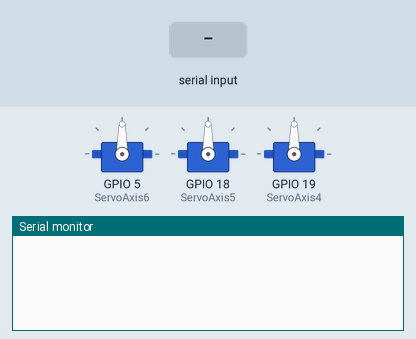
This sketch was run on a simulated ESP32. Parts: 3 × servo, the last lines printed to the serial monitor. The inputs (shaded band) are chosen by the test bench.

Above: at 1.2 s.
1.3 s: ",\n" received over Serial
At 2.5 s:
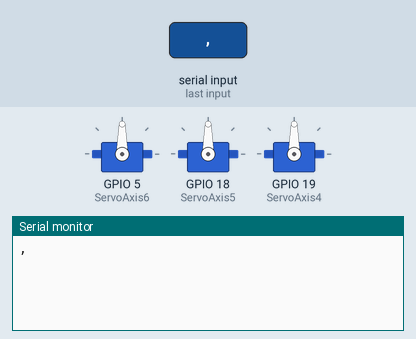
2.8 s: "90,45,200\n" received over Serial
At 3.6 s:
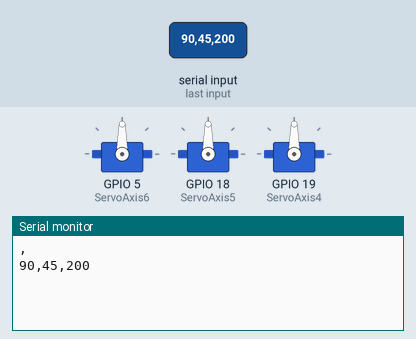
4.3 s: "90,45,200,10\n" received over Serial
At 4.7 s:
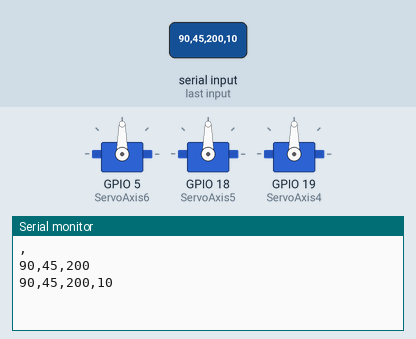

The sketch:

MultiServoControlFromController.ino
```cpp
#include <ESP32Servo.h>

Servo ServoAxis6, ServoAxis5, ServoAxis4;  // Create a servo object

int pos = 0;    // Variable to store the servo position

const int MAX_VALUES = 10; // Maximum number of values in the string

// Defining global variables
double x, y, z, r, p;
int rb, lb, a, b, c, d;
int commaLocations[MAX_VALUES];

void setup() {

  // Setting up comms
  Serial.begin(115200); // Set baud rate to 9600
  Serial.setTimeout(10);

  // Setting default values


  // Setting up servo motors
  ESP32PWM::allocateTimer(0);
  ESP32PWM::allocateTimer(1);
  ESP32PWM::allocateTimer(2);

  ServoAxis6.setPeriodHertz(50);    // standard 50 hz servo
  ServoAxis6.attach(5, 600, 2400); // attaches the servo on pin 18 to the servo object

  ServoAxis5.setPeriodHertz(50);    // standard 50 hz servo
  ServoAxis5.attach(18, 600, 2400); // attaches the servo on pin 18 to the servo object

  ServoAxis4.setPeriodHertz(50);    // standard 50 hz servo
  ServoAxis4.attach(19, 600, 2400); // attaches the servo on pin 18 to the servo object
}

void loop() {

    if (Serial.available()) {
      // Read the incoming byte
      String incoming = Serial.readStringUntil('\n');
      Serial.print(incoming + '\n');

      // Finding the commas in the input
      commaLocations[0] = incoming.indexOf(",");
      commaLocations[1] = incoming.indexOf(",", commaLocations[0]+1);
      commaLocations[2] = incoming.indexOf(",", commaLocations[1]+1);
      commaLocations[3] = incoming.indexOf(",", commaLocations[2]+1);
      commaLocations[4] = incoming.indexOf(",", commaLocations[3]+1);
      commaLocations[5] = incoming.indexOf(",", commaLocations[4]+1);
      commaLocations[6] = incoming.indexOf(",", commaLocations[5]+1);
      commaLocations[7] = incoming.indexOf(",", commaLocations[6]+1);
      commaLocations[8] = incoming.indexOf(",", commaLocations[7]+1);
      commaLocations[9] = incoming.indexOf(",", commaLocations[8]+1);

      // Checking if any commas missed
      bool failedToRead = false;
      for (int i = 0; i<10; i++){
        // Serial.println(commaLocations[i]);

        if(commaLocations[i] == -1)
          failedToRead = true;
      }

      // If it's read sucessfully then split into substrings
      if (!failedToRead) {
        // Serial.println("Sucessfully Read");
        double newX = incoming.substring(0,commaLocations[0]).toDouble();
        double newY = incoming.substring(commaLocations[0]+1,commaLocations[1]).toDouble();
        double newZ = incoming.substring(commaLocations[1]+1,commaLocations[2]).toDouble();
        double newR = incoming.substring(commaLocations[2]+1,commaLocations[3]).toDouble();
        double newP = incoming.substring(commaLocations[3]+1,commaLocations[4]).toDouble();
        int newRB = incoming.substring(commaLocations[4]+1,commaLocations[5]).toInt();
        int newLB = incoming.substring(commaLocations[5]+1,commaLocations[6]).toInt();
        int newA = incoming.substring(commaLocations[6]+1,commaLocations[7]).toInt();
        int newB = incoming.substring(commaLocations[7]+1,commaLocations[8]).toInt();
        int newC = incoming.substring(commaLocations[8]+1,commaLocations[9]).toInt();
        int newD = incoming.substring(commaLocations[9]+1,incoming.length()).toInt();


        // Incrementing values
        x += newX/100;
        y += newY/100;
        z += newZ/100;

        // Scaling Values
        int servoX = (x+1)*90;
        int servoY = (y+1)*90;
        int servoZ = (z+1)*90;

        //Serial.println(servoX);
        ServoAxis6.write(servoX);
        ServoAxis5.write(servoY);
        ServoAxis4.write(servoZ);


      }
    }
}
```

Measured:
- after the input at 1.3 s, the serial monitor: prints a new line at once (image 1)
- after the input at 2.8 s, the serial monitor: prints a new line at once (image 2)
- after the input at 4.3 s, the serial monitor: prints a new line at once (image 3)
